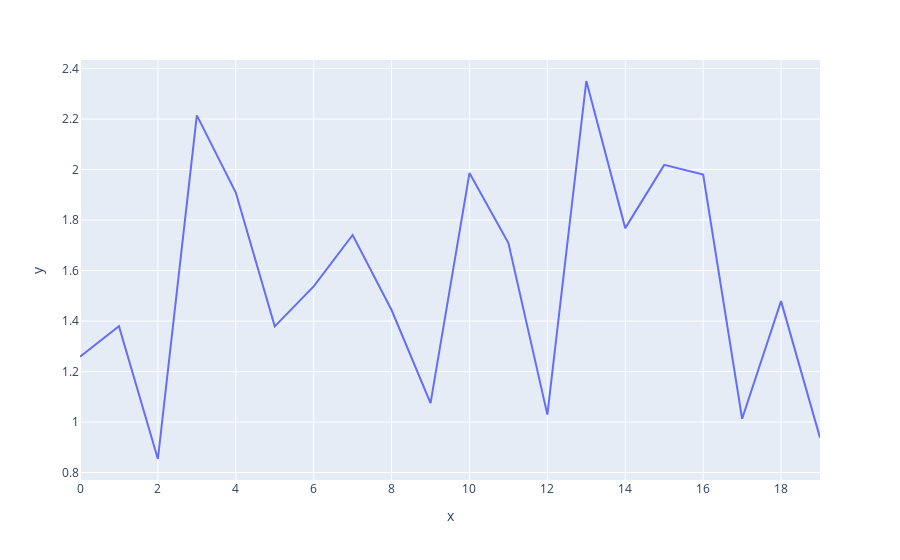

Notebook source saved alongside this figure:
### Code cell
px.line(
    y=test_repr_full_series[0]
)

### Figure 1 — Plotly figure (JSON) as saved in the notebook; plotly's stock layout.template omitted (floating-point values rounded to 4 significant figures)
{"data": [{"hovertemplate": "x=%{x}<br>y=%{y}<extra></extra>", "legendgroup": "", "line": {"color": "#636efa", "dash": "solid"}, "marker": {"symbol": "circle"}, "mode": "lines", "name": "", "orientation": "v", "showlegend": false, "type": "scatter", "x": [0, 1, 2, 3, 4, 5, 6, 7, 8, 9, 10, 11, 12, 13, 14, 15, 16, 17, 18, 19], "xaxis": "x", "y": [1.258, 1.38, 0.8536, 2.215, 1.909, 1.379, 1.538, 1.741, 1.444, 1.075, 1.986, 1.709, 1.029, 2.351, 1.768, 2.018, 1.98, 1.013, 1.479, 0.9381], "yaxis": "y"}], "layout": {"legend": {"tracegroupgap": 0}, "margin": {"t": 60}, "xaxis": {"anchor": "y", "domain": [0, 1], "title": {"text": "x"}}, "yaxis": {"anchor": "x", "domain": [0, 1], "title": {"text": "y"}}}}
